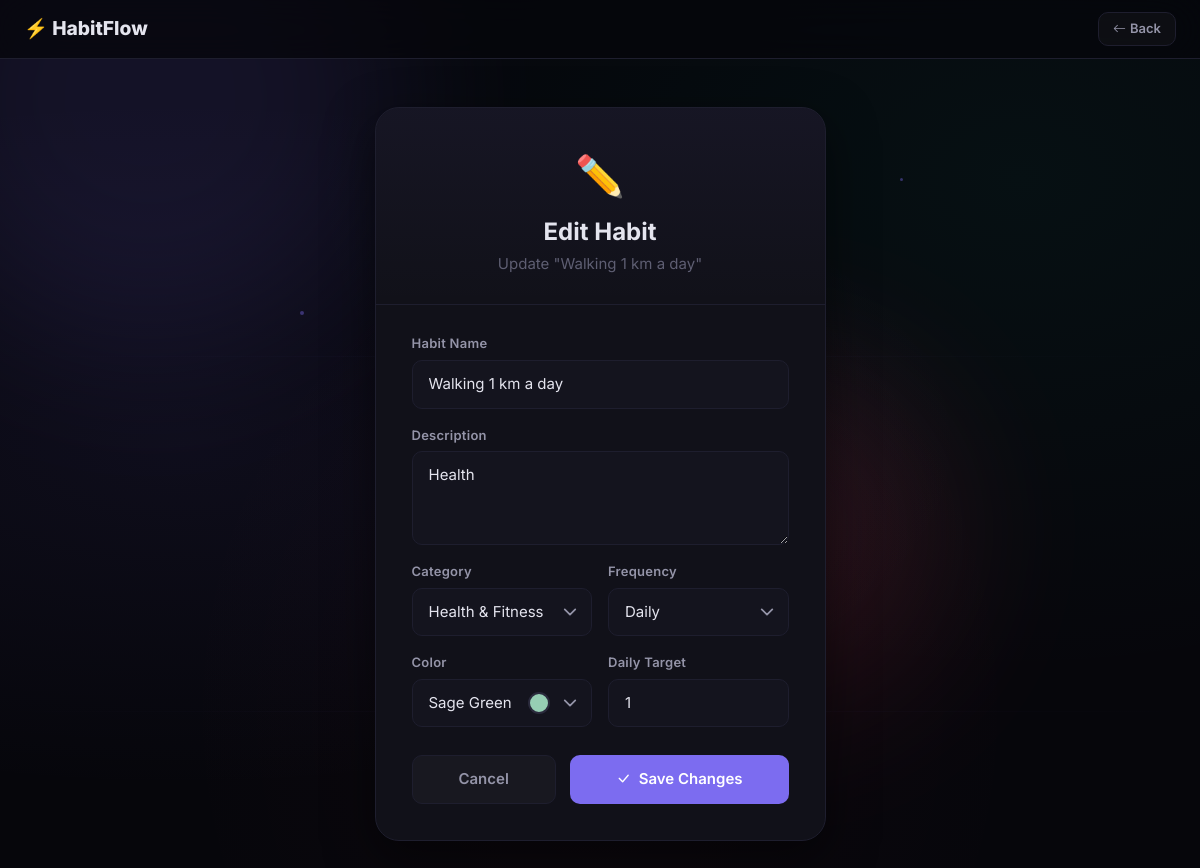
The app's page /habits/6/edit/ (signed in) with its own data.
### habits/models.py (models this page shows, shortened)
class Habit(models.Model):
    CATEGORY_CHOICES = [
        ('health', 'Health & Fitness'),
        ('mind', 'Mind & Learning'),
        ('productivity', 'Productivity'),
        ('social', 'Social'),
        ('creativity', 'Creativity'),
        ('wellness', 'Wellness'),
        ('finance', 'Finance'),
        ('other', 'Other'),
    ]
    FREQUENCY_CHOICES = [
        ('daily', 'Daily'),
        ('weekly', 'Weekly'),
        ('monthly', 'Monthly'),
    ]
    COLOR_CHOICES = [
        ('#FF6B6B', 'Coral Red'),
        ('#4ECDC4', 'Teal'),
        ('#45B7D1', 'Sky Blue'),
        ('#96CEB4', 'Sage Green'),
        ('#FFEAA7', 'Sunny Yellow'),
        ('#DDA0DD', 'Plum'),
        ('#98D8C8', 'Mint'),
        ('#F7DC6F', 'Gold'),
        ('#BB8FCE', 'Lavender'),
        ('#F0B27A', 'Peach'),
        ('#82E0AA', 'Emerald'),
        ('#85C1E9', 'Light Blue'),
    ]
    user = models.ForeignKey(User, on_delete=models.CASCADE, related_name='habits')
    name = models.CharField(max_length=200)
    description = models.TextField(blank=True, default='')
    category = models.CharField(max_length=20, choices=CATEGORY_CHOICES, default='other')
    frequency = models.CharField(max_length=10, choices=FREQUENCY_CHOICES, default='daily')
    color = models.CharField(max_length=7, choices=COLOR_CHOICES, default='#4ECDC4')
    target_count = models.PositiveIntegerField(default=1, help_text='How many times per period')
    is_active = models.BooleanField(default=True)
    created_at = models.DateTimeField(auto_now_add=True)
    updated_at = models.DateTimeField(auto_now=True)
    class Meta:
        ordering = ['-created_at']
        unique_together = ['user', 'name']

### habits/views.py (the view)
# urls.py: path('habits/<int:pk>/edit/', views.habit_edit, name='habit_edit'),
@login_required
def habit_edit(request, pk):
    habit = get_object_or_404(Habit, pk=pk, user=request.user)
    if request.method == 'POST':
        form = HabitForm(request.POST, instance=habit)
        if form.is_valid():
            form.save()
            messages.success(request, f'"{habit.name}" has been updated!')
            return redirect('dashboard')
    else:
        form = HabitForm(instance=habit)
    return render(request, 'habit_edit.html', {'form': form, 'habit': habit, 'title': 'Edit Habit'})

### habits/forms.py
class HabitForm(forms.ModelForm):
    class Meta:
        model = Habit
        fields = ['name', 'description', 'category', 'frequency', 'color', 'target_count']
        widgets = {
            'name': forms.TextInput(attrs={
                'class': 'form-control form-control-lg',
                'placeholder': 'e.g., Drink 8 glasses of water',
            }),
            'description': forms.Textarea(attrs={
                'class': 'form-control',
                'placeholder': 'Why is this habit important to you?',
                'rows': 3,
            }),
            'category': forms.Select(attrs={
                'class': 'form-select form-select-lg',
            }),
            'frequency': forms.Select(attrs={
                'class': 'form-select form-select-lg',
            }),
            'color': forms.Select(attrs={
                'class': 'form-select form-select-lg',
            }),
            'target_count': forms.NumberInput(attrs={
                'class': 'form-control form-control-lg',
                'min': 1,
                'max': 50,
            }),
        }

### habits/context_processors.py (called while the page is built)
def user_context(request):
    context = {
        'is_admin_user': False,
    }
    if request.user.is_authenticated:
        context['is_admin_user'] = request.user.is_staff or request.user.is_superuser
    return context

### habits/templates/habit_edit.html (shortened to what this page needs)
{% extends 'base.html' %}
{% load static %}
{% block body_class %}page-dashboard{% endblock %}
{% block background %}
<div class="animated-bg">
    <div class="particle" style="--x: 25%; --y: 35%; --duration: 7s; --delay: 0s; --size: 4px;"></div>
    <div class="particle" style="--x: 75%; --y: 20%; --duration: 6.5s; --delay: 0.5s; --size: 3px;"></div>
    <div class="orb orb-1"></div>
</div>
{% endblock %}
{% block content %}
<div class="dash-wrapper">
    <nav class="dash-topbar">
        <div class="container-fluid px-4 d-flex justify-content-between align-items-center">
            <a class="dash-logo" href="{% url 'dashboard' %}">⚡ HabitFlow</a>
            <a href="{% url 'dashboard' %}" class="btn btn-ghost btn-sm btn-glow"><i class="bi bi-arrow-left me-1"></i>Back</a>
        </div>
    </nav>
    <div class="container py-5">
        <div class="row justify-content-center">
            <div class="col-md-7 col-lg-5">
                <div class="habit-form-card">
                    <div class="habit-form-header">
                        <div class="habit-form-icon">✏️</div>
                        <h3>Edit Habit</h3>
                        <p>Update "{{ habit.name }}"</p>
                    </div>
                    <form method="post" class="habit-form-body">
                        <div class="form-group">
                            <label class="form-label-hf">Habit Name</label>
                            {{ form.name }}
                        </div>
                        <div class="form-group">
                            <label class="form-label-hf">Description</label>
                            {{ form.description }}
                        </div>
                        <div class="row g-3">
                            <div class="col-6">
                                <div class="form-group">
                                    <label class="form-label-hf">Category</label>
                                    <div class="custom-select-wrap">{{ form.category }}</div>
                                </div>
                            </div>
                            <div class="col-6">
                                <div class="form-group">
                                    <label class="form-label-hf">Frequency</label>
                                    <div class="custom-select-wrap">{{ form.frequency }}</div>
                                </div>
                            </div>
                        </div>
                        <div class="row g-3">
                            <div class="col-6">
                                <div class="form-group">
                                    <label class="form-label-hf">Color</label>
                                    <div class="color-picker-wrap">
                                        {{ form.color }}
                                    </div>
                                </div>
                            </div>
                            <div class="col-6">
                                <div class="form-group">
                                    <label class="form-label-hf">Daily Target</label>
                                    {{ form.target_count }}
                                </div>
                            </div>
                        </div>
                        <div class="habit-form-actions">
                            <a href="{% url 'dashboard' %}" class="btn btn-ghost btn-lg btn-glow flex-fill">Cancel</a>
                            <button type="submit" class="btn btn-accent btn-lg btn-glow flex-fill">
                                <i class="bi bi-check-lg me-2"></i>Save Changes
                            </button>
                        </div>
                    </form>
                </div>
            </div>
        </div>
    </div>
</div>
{% endblock %}

### records on screen
Habit: name "Walking 1 km a day", description "Health", category "Health & Fitness", frequency "Daily", color "Sage Green", target_count "1"
